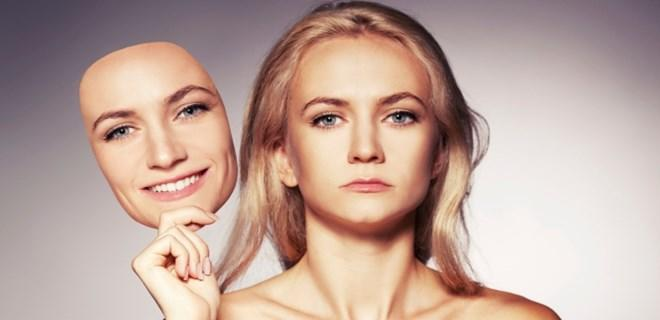
#> input picture goruntuİsleme/OpenCV Temel İslemler/g.jpg, 660 x 320 px
$ python Histogram.py
#> lines starting #> are read from the running program, lines starting #| are printed output that depends on the picture
#Histogram -> resmin değer noktaları hakkında bilgi verir
import  cv2
import numpy as np
from matplotlib import pyplot as plt

img=np.zeros((500,500),np.uint8)
img2=cv2.imread("g.jpg")
#> img2 is the input picture: shape (320, 660, 3); mean B, G, R 155.2, 164.8, 190.6
#Resmin BGR değerine ulaşmak
b,g,r=cv2.split(img2)
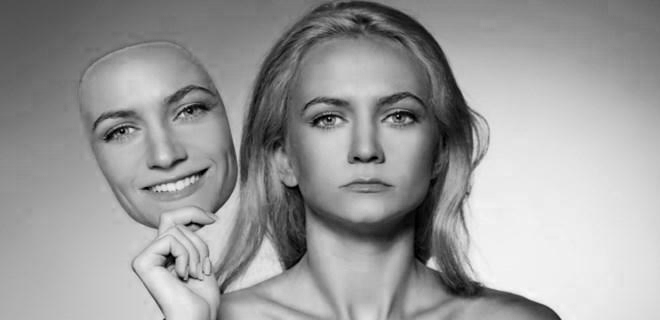
#> b: shape (320, 660); min 0, max 250, mean 155.2
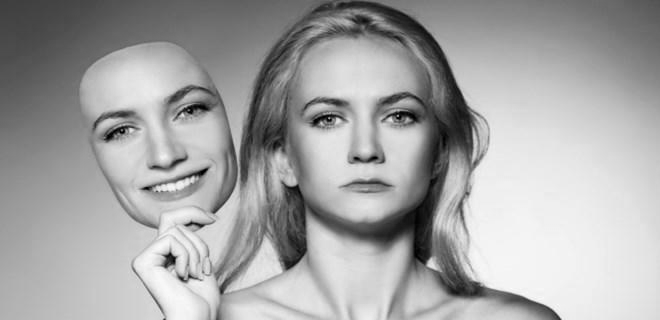
#> g: shape (320, 660); min 0, max 253, mean 164.8
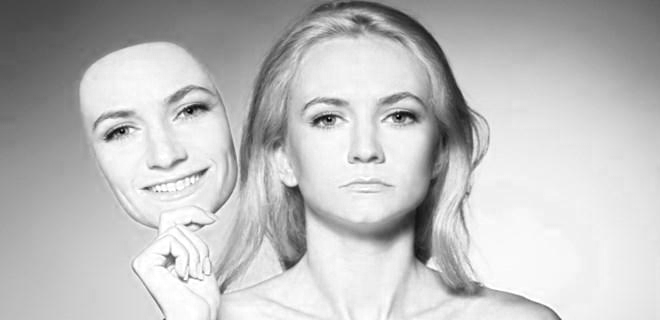
#> r: shape (320, 660); min 0, max 255, mean 190.6

cv2.imshow("img2",img2)

#çizmemizi sağlar
#plt.hist(img2.ravel( ),256,[0,256])
plt.hist(b.ravel(),256,[0,256])
plt.hist(g.ravel(),256,[0,256])
plt.hist(r.ravel(),256,[0,256])
#ekrana göstermemizi sağlar
plt.show()
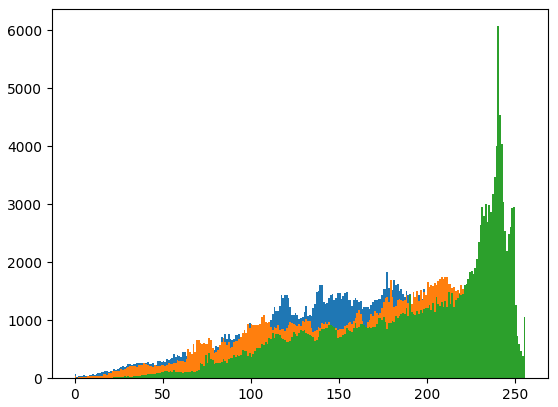
#> figure drawn by matplotlib, 1 panel; tallest bar 2260 high, from x = 241 to 242; tallest bar 3041 high, from x = 239 to 240; tallest bar 6070 high, from x = 240 to 241

cv2.waitKey(0)
cv2.destroyAllWindows()
